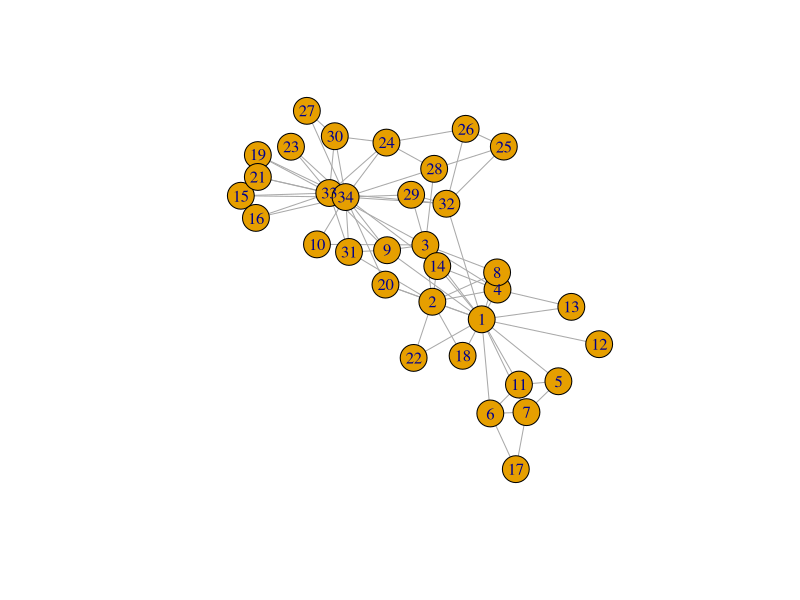

The R script that drew this image: (Note: this script raises an error after producing the figure.)
# Load and install necessary packages
requiredPackages <-
  c("igraph",
    "ggplot2",
    "data.table",
    "knitr",
    "rstudioapi",
    "xtable")

for (pac in requiredPackages) {
  if (!require(pac,  character.only = TRUE)) {
    install.packages(pac, repos = "http://cran.rstudio.com")
    library(pac,  character.only = TRUE)
  }
}
rm(pac)
rm(requiredPackages)

# set pwd to current directory, must load rstudioapi before.
setwd(dirname(rstudioapi::getActiveDocumentContext()$path))

##exploring community structure
karate <- graph.famous("Zachary")
g <- graph.famous("Zachary")
##view friendship relation among members of Karate club
plot(karate) 
##Find cluster partition according to Walktrap algorithm:
#distance is based on random walks, and similarity==shortest random walk
communities <- walktrap.community(karate)
plot(wc, karate)

## HELPERS

same.community <- function(memb, a, b) {
  return(memb[a] == memb[b])
}

increase_cluster <- function(com_edges, memb, v) {
  v_com <- memb[v]
  com_edges[v_com] = com_edges[v_com] + 1
  return(com_edges)
}

# METRICS

get_expansion <- function(g_vn, outer_com_edges) {
  return(sum(outer_com_edges)/g_vn)
}

get_conductance <- function(g_vn, c_vns, outer_com_edges, inner_com_edges) {
  n <- length(communities[])
  
  value <- 0
  for(i in 1:n) {
    value = value + outer_com_edges[i]*c_vns[i]/(inner_com_edges[i] + outer_com_edges[i])
  }

  return(value/g_vn)
}

get_tpt <- function(g_vn, c_vns, g, communities) {
  n <- length(communities[])
  
  value <- 0
  for(i in 1:n) {
    value = value + sum(count_triangles(induced.subgraph(g, unname(unlist(communities[i])))))
  }
  
  return(value/g_vn)
}

get_metrics <- function(g, communities) {
  n <- length(communities[])
  
  g_vn <- gsize(g)
  memb <- membership(communities)
  edges <- E(g)
  c_vns <- unname(sizes(communities))
    
  outer_com_edges <- rep(0, n)
  inner_com_edges <- rep(0, n)
  
  for(i in 1:length(edges)) {
    e <- ends(g, edges[i])
    a <- e[1]
    b <- e[2]
    
    if(same.community(memb, a, b)) {
      # same community.. adding 2 times to the same 
      inner_com_edges <- increase_cluster(inner_com_edges, memb, a)
      inner_com_edges <- increase_cluster(inner_com_edges, memb, b)
    }
    else {
      outer_com_edges <- increase_cluster(outer_com_edges, memb, a)
      outer_com_edges <- increase_cluster(outer_com_edges, memb, b)
    }
  }
  
  expansion <- get_expansion(g_vn, outer_com_edges)
  conductance <- get_conductance(g_vn, c_vns, outer_com_edges, inner_com_edges)
  tpt <- get_tpt(g_vn, c_vns, g, communities)
  
  return(list("modularity" = modularity(communities), "expansion" = expansion,  "conductance" = conductance, "TPT" = tpt))
}

# MAIN

metrics <- get_metrics(g, communities)

print(metrics)
